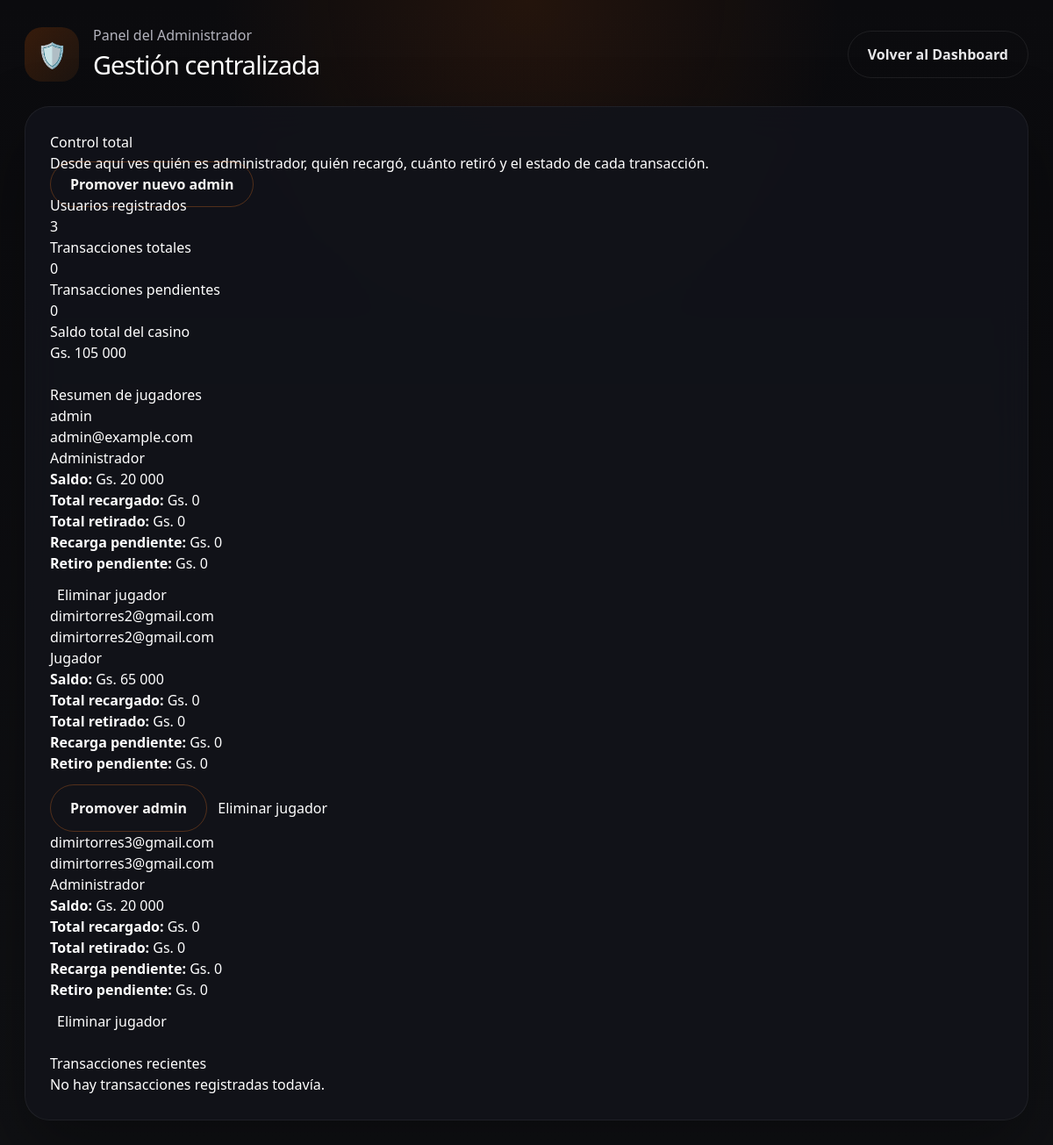
The page /admin-panel/ (signed in) on the database as committed earlier.
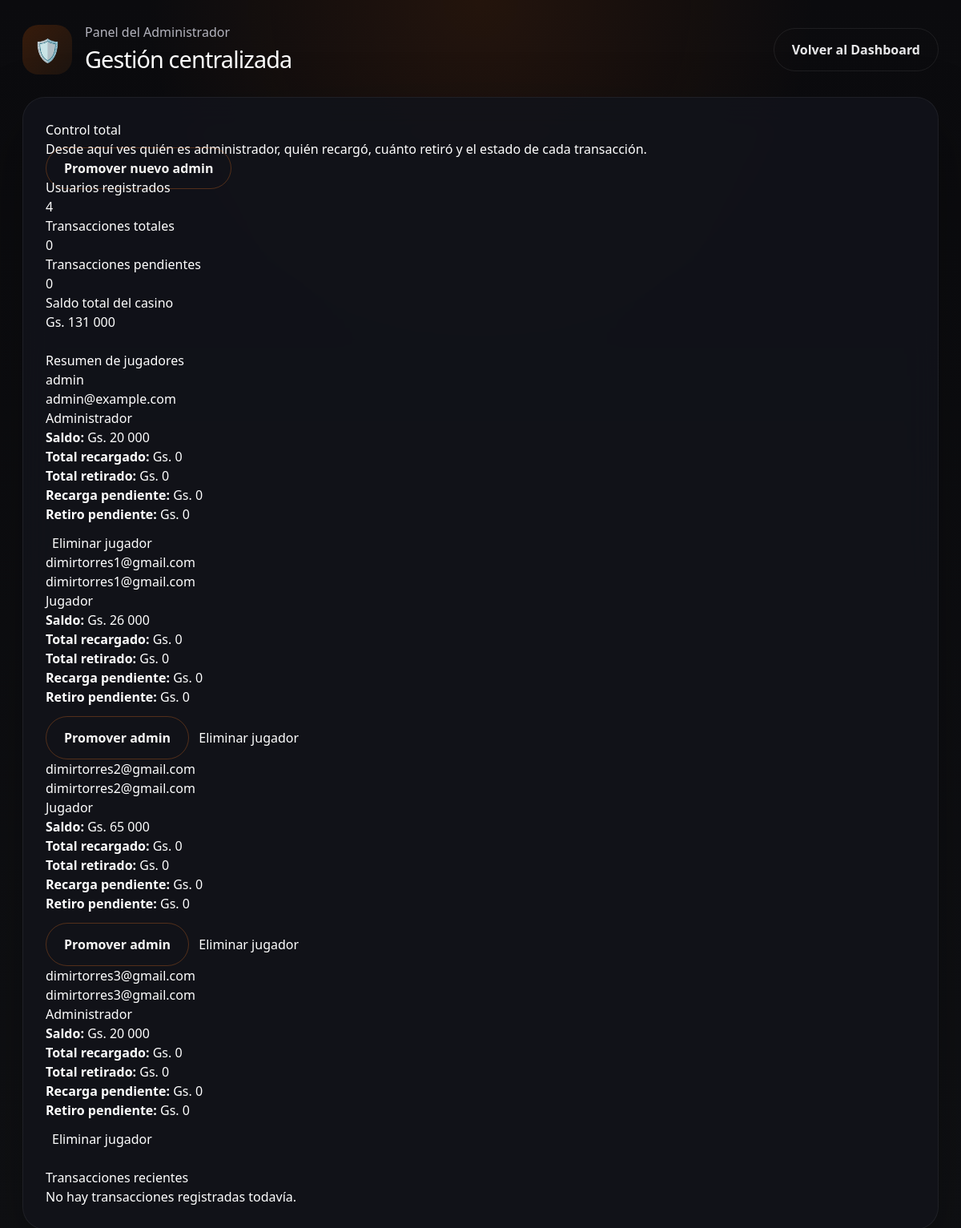
The same page on the database as committed later.
### casino/models.py (models this page shows)
class Player(AbstractUser):
    nombre = models.CharField(max_length=64, verbose_name=_("Nombres"))
    apellido = models.CharField(max_length=64, verbose_name=_("Apellidos"))
    edad = models.PositiveSmallIntegerField(verbose_name=_("Edad"), validators=[validar_edad_mayoria])
    sexo = models.CharField(max_length=16, choices=[("M", "Masculino"), ("F", "Femenino"), ("O", "Otro")], verbose_name=_("Sexo"))
    estado_civil = models.CharField(
        max_length=24,
        choices=[
            ("soltero", "Soltero"),
            ("casado", "Casado"),
            ("divorciado", "Divorciado"),
            ("viudo", "Viudo"),
            ("union_libre", "Unión libre"),
        ],
        verbose_name=_("Estado Civil"),
    )
    saldo = EncryptedDecimalField(
        max_digits=14,
        decimal_places=0,
        default=20000,
        verbose_name=_("Saldo Disponible (Gs.)"),
        help_text=_("Saldo cifrado en Guaraníes."),
    )
    recibio_regalo = models.BooleanField(
        default=False,
        verbose_name=_("Recibió bono de bienvenida"),
        help_text=_("Marca si el usuario obtuvo el regalo de los primeros registros."),
    )
    slot_play_count = models.PositiveIntegerField(
        default=0,
        verbose_name=_("Jugadas consecutivas de tragamonedas"),
        help_text=_("Contador acumulado de giros de tragamonedas para habilitar jackpots de retención."),
    )
    bonus_balance = models.DecimalField(
        max_digits=14,
        decimal_places=0,
        default=0,
        verbose_name=_("Saldo de bono"),
    )
    bonus_rollover = models.DecimalField(
        max_digits=14,
        decimal_places=0,
        default=0,
        verbose_name=_("Rollover acumulado"),
    )
    bonus_rollover_target = models.DecimalField(
        max_digits=14,
        decimal_places=0,
        default=0,
        verbose_name=_("Meta de rollover"),
    )
    free_spins = models.PositiveIntegerField(
        default=0,
        verbose_name=_("Giros gratis disponibles"),
    )
    REQUIRED_FIELDS = ["email", "nombre", "apellido", "edad", "sexo", "estado_civil"]
    class Meta:
        verbose_name = "Jugador"
        verbose_name_plural = "Jugadores"

### casino/views.py (the view)
# urls.py: path("admin-panel/", views.admin_panel, name="admin_panel"),
@login_required
@user_passes_test(is_admin)
def admin_panel(request):
    jugadores = Player.objects.all().order_by("username")
    transacciones = Transaction.objects.order_by("-creado_en")
    total_balance = sum((player.saldo or Decimal(0)) for player in jugadores)
    jugadores_data = []
    for jugador in jugadores:
        recargas = Transaction.objects.filter(player=jugador, tipo="recarga")
        retiros = Transaction.objects.filter(player=jugador, tipo="retiro")
        jugadores_data.append({
            "player": jugador,
            "is_admin": jugador.is_staff or jugador.is_superuser,
            "total_recarga": recargas.aggregate(total=Sum("monto"))["total"] or 0,
            "total_retiro": retiros.aggregate(total=Sum("monto"))["total"] or 0,
            "recarga_pendiente": recargas.filter(estado="pendiente").aggregate(total=Sum("monto"))["total"] or 0,
            "recarga_aprobada": recargas.filter(estado="aprobado").aggregate(total=Sum("monto"))["total"] or 0,
            "retiro_pendiente": retiros.filter(status="pendiente").aggregate(total=Sum("monto"))["total"] or 0,
            "retiro_pagado": retiros.filter(status="pagado").aggregate(total=Sum("monto"))["total"] or 0,
        })
    stats = {
        "total_users": jugadores.count(),
        "total_transactions": transacciones.count(),
        "pending_transactions": transacciones.filter(estado="pendiente").count(),
        "approved_transactions": transacciones.filter(estado="aprobado").count(),
        "total_balance": int(total_balance),
        "jugadores_data": jugadores_data,
        "transacciones": transacciones,
        "admin_panel_url": reverse("casino:admin_panel"),
        "promote_admin_url": reverse("casino:add_admin"),
    }
    return render(request, "casino/admin_panel.html", stats)

### casino/fields.py (called while the page is built)
    def from_db_value(self, value: bytes | None, expression, connection) -> Decimal | None:
        if value is None:
            return None
        cipher = get_cipher()
        if isinstance(value, memoryview) or isinstance(value, bytearray):
            value = bytes(value)
        if isinstance(value, str):
            try:
                import base64
                value = base64.urlsafe_b64decode(value.encode())
            except Exception:
                value = value.encode()
        try:
            plain = cipher.decrypt(value)
            return Decimal(plain.decode())
        except (InvalidToken, ValueError):
            raise ValidationError("No se pudo descifrar el saldo almacenado.")

### casino/utils.py (called while the page is built)
def get_cipher():
    key = settings.FERNET_KEY
    if isinstance(key, str):
        key_bytes = key.encode()
    elif isinstance(key, (bytes, bytearray, memoryview)):
        key_bytes = bytes(key)
    else:
        key_bytes = str(key).encode()
    return Fernet(key_bytes)

### casino/views.py (called while the page is built)
def is_admin(user):
    return user.is_superuser or user.is_staff

### templates/casino/admin_panel.html (shortened to what this page needs)
{% extends "base.html" %}
{% load humanize %}
{% block content %}
    <div class="dashboard-page">
        <div class="layout-shell">
            <header class="topbar">
                <div class="brand-hero">
                    <span class="brand-mark">🛡️</span>
                    <div>
                        <p>Panel del Administrador</p>
                        <h1>Gestión centralizada</h1>
                    </div>
                </div>
                <a href="{% url 'casino:dashboard' %}" class="btn-ghost">Volver al Dashboard</a>
            </header>
            <main class="admin-shell glass-panel">
                <div class="admin-hero">
                    <div>
                        <h2>Control total</h2>
                        <p>Desde aquí ves quién es administrador, quién recargó, cuánto retiró y el estado de cada transacción.</p>
                    </div>
                    <div class="admin-links">
                        <a href="{% url 'casino:add_admin' %}" class="btn-secondary">Promover nuevo admin</a>
                    </div>
                </div>
                <div class="metrics-grid">
                    <div class="metric-card">
                        <span>Usuarios registrados</span>
                        <h3>{{ total_users }}</h3>
                    </div>
                    <div class="metric-card">
                        <span>Transacciones totales</span>
                        <h3>{{ total_transactions }}</h3>
                    </div>
                    <div class="metric-card">
                        <span>Transacciones pendientes</span>
                        <h3>{{ pending_transactions }}</h3>
                    </div>
                    <div class="metric-card">
                        <span>Saldo total del casino</span>
                        <h3>Gs. {{ total_balance|intcomma }}</h3>
                    </div>
                </div>
                <section class="player-list" style="margin-top: 24px;">
                    <h3>Resumen de jugadores</h3>
                    <div class="players-grid">
                        {% for entry in jugadores_data %}
                        <article class="player-card">
                            <div class="player-card-header">
                                <div>
                                    <h4>{{ entry.player.username }}</h4>
                                    <p>{{ entry.player.email }}</p>
                                </div>
                                <span class="status-chip {% if entry.is_admin %}status-active{% else %}status-secondary{% endif %}">{{ entry.is_admin|yesno:"Administrador,Jugador" }}</span>
                            </div>
                            <p><strong>Saldo:</strong> Gs. {{ entry.player.saldo|intcomma }}</p>
                            <p><strong>Total recargado:</strong> Gs. {{ entry.total_recarga|intcomma }}</p>
                            <p><strong>Total retirado:</strong> Gs. {{ entry.total_retiro|intcomma }}</p>
                            <p><strong>Recarga pendiente:</strong> Gs. {{ entry.recarga_pendiente|intcomma }}</p>
                            <p><strong>Retiro pendiente:</strong> Gs. {{ entry.retiro_pendiente|intcomma }}</p>
                            <div class="actions-row" style="margin-top: 12px;">
                                {% if not entry.is_admin %}
                                    <form method="post" action="{% url 'casino:promote_to_admin' entry.player.id %}" style="display:inline;">
                                        <button type="submit" class="btn-secondary small">Promover admin</button>
                                    </form>
                                {% endif %}
                                <form method="post" action="{% url 'casino:delete_player' entry.player.id %}" style="display:inline; margin-left: 8px;">
                                    <button type="submit" class="btn-danger small">Eliminar jugador</button>
                                </form>
                            </div>
                        </article>
                        {% endfor %}
                    </div>
                </section>
                <section class="transactions-list" style="margin-top: 24px;">
                    <h3>Transacciones recientes</h3>
                    {% if transacciones %}
                        {% for transaccion in transacciones %}
                        <article class="transaction-card">
                            <div class="transaction-header">
                                <div>
                                    <p class="meta"><strong>{{ transaccion.player.username }}</strong> • {{ transaccion.tipo|title }} • Gs. {{ transaccion.monto|intcomma }}</p>
                                    <p>{{ transaccion.creado_en }}</p>
                                </div>
                                <div>
                                    <span class="status-chip {% if transaccion.estado == 'aprobado' %}status-active{% elif transaccion.estado == 'pendiente' %}status-warning{% else %}status-secondary{% endif %}">{{ transaccion.estado|title }}</span>
                                    <span class="status-chip {% if transaccion.status == 'pagado' %}status-active{% else %}status-warning{% endif %}">{{ transaccion.status|title }}</span>
                                </div>
                            </div>
                            <p><strong>Banco:</strong> {{ transaccion.banco }}</p>
                            <p><strong>Cuenta:</strong> {{ transaccion.tipo_cuenta }}</p>
                            <p><strong>Titular:</strong> {{ transaccion.titular }}</p>
                            <p><strong>Cédula:</strong> {{ transaccion.cedula }}</p>
                            <p><strong>Teléfono:</strong> {{ transaccion.telefono }}</p>
                            {% if transaccion.comprobante %}
                                <img src="{{ transaccion.comprobante.url }}" alt="Comprobante" class="receipt-image" />
                            {% endif %}
                            <div class="actions-row" style="margin-top: 12px;">
                                {% if transaccion.tipo == 'recarga' and transaccion.estado == 'pendiente' %}
                                    <form method="post" action="{% url 'casino:approve_transaction' transaccion.id %}" style="display:inline;">
                                        {% csrf_token %}
                                        <button type="submit" class="btn-primary small">Aprobar carga</button>
                                    </form>
                                    <form method="post" action="{% url 'casino:refund_transaction' transaccion.id %}" style="display:inline; margin-left: 8px;">
                                        {% csrf_token %}
                                        <button type="submit" class="btn-secondary small">Reembolsar</button>
                                    </form>
                                {% elif transaccion.tipo == 'retiro' and transaccion.status == 'pendiente' %}
                                    <form method="post" action="{% url 'casino:mark_transaction_paid' transaccion.id %}" style="display:inline;">
                                        {% csrf_token %}
                                        <button type="submit" class="btn-primary small">Marcar pagado</button>
                                    </form>
                                {% endif %}
                            </div>
                        </article>
                        {% endfor %}
                    {% else %}
                        <p class="empty-state">No hay transacciones registradas todavía.</p>
                    {% endif %}
                </section>
            </main>
        </div>
    </div>
{% endblock %}

### templates/base.html (shortened to what this page needs)
<!DOCTYPE html>
<html lang="es">
<head>
    <script src="https://cdn.tailwindcss.com"></script>
    <link rel="stylesheet" href="/static/css/casinopoipa.css?v=20260814_master" />
    <link rel="stylesheet" href="/static/css/five-star-override.css?v=20260814_clear" />
</head>
<body class="bg-night text-white font-sans min-h-screen">
    {% block content %}{% endblock %}
</body>
</html>

Rows that differ between the two databases and show on the page:
added Player: player.username "dimirtorres1@gmail.com", player.email "dimirtorres1@gmail.com", is_admin "Jugador", player.saldo "26 000", total_recarga "0", total_retiro "0", recarga_pendiente "0", retiro_pendiente "0", shows "Promover admin"
Other text that changed with them:
{{ total_users }}: "3" → "4"
{{ total_balance|intcomma }}: "105 000" → "131 000"
